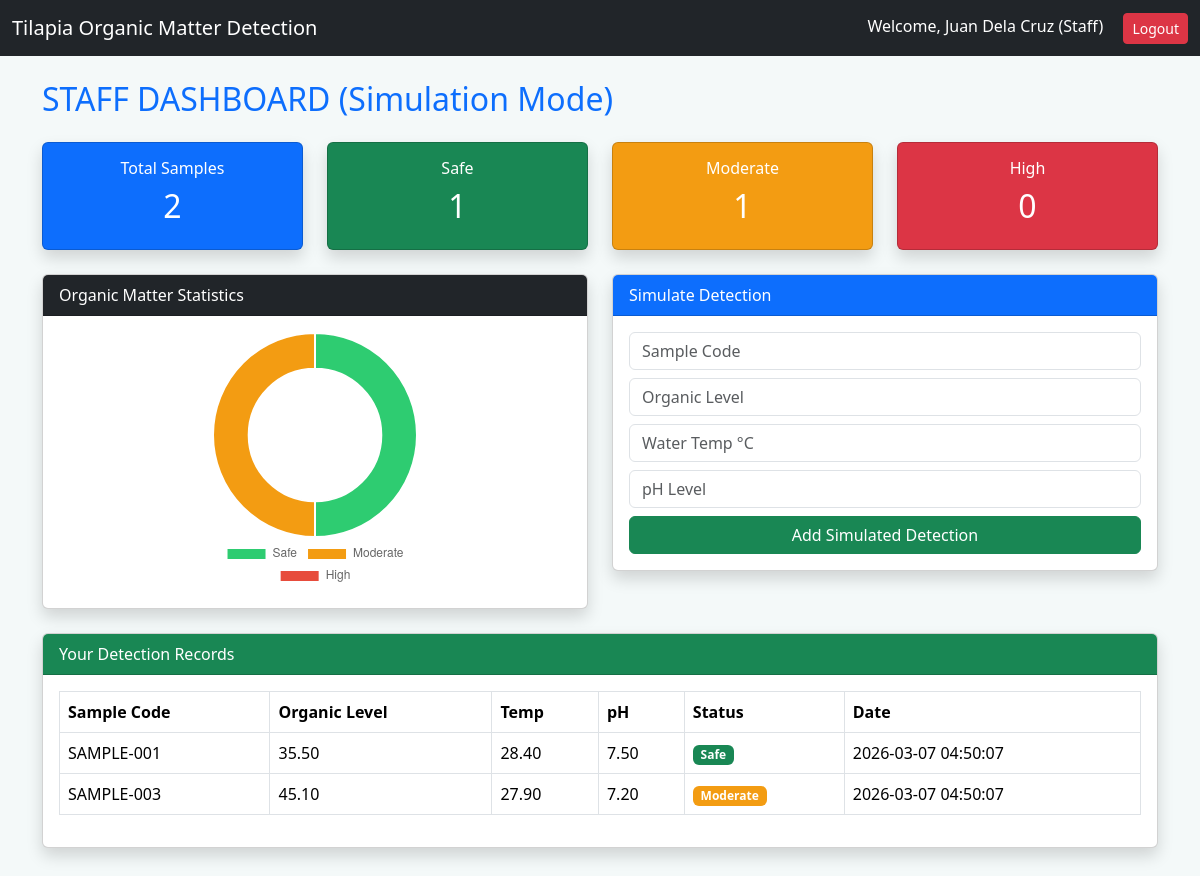
/staff_dashboard.php (signed in), run on the app's committed database.
### tables this page shows
CREATE TABLE users (
    user_id INT AUTO_INCREMENT PRIMARY KEY,
    username VARCHAR(50) NOT NULL UNIQUE,
    password VARCHAR(255) NOT NULL,
    full_name VARCHAR(100),
    role ENUM('admin','manager','staff') DEFAULT 'staff',
    created_at TIMESTAMP DEFAULT CURRENT_TIMESTAMP,
    last_login TIMESTAMP NULL
);

CREATE TABLE detections (
    detection_id INT AUTO_INCREMENT PRIMARY KEY,
    pond_id INT,
    sample_code VARCHAR(50) NOT NULL,
    organic_level DECIMAL(5,2) NOT NULL,
    water_temperature DECIMAL(5,2),
    ph_level DECIMAL(4,2),
    status ENUM('Safe','Moderate','High'),
    created_by INT,
    detected_at TIMESTAMP DEFAULT CURRENT_TIMESTAMP,
    FOREIGN KEY (pond_id) REFERENCES ponds(pond_id),
    FOREIGN KEY (created_by) REFERENCES users(user_id)
);

### staff_dashboard.php (the view, shortened to what this page needs)
<?php
$conn = new mysqli("localhost", "root", "", "organic_tilapia");
$user_id = $_SESSION["user_id"];
$stmt = $conn->prepare("SELECT * FROM users WHERE user_id=?");
$stmt->bind_param("i",$user_id);
$stmt->execute();
$user = $stmt->get_result()->fetch_assoc();
$stmtTotal = $conn->prepare("SELECT COUNT(*) as total FROM detections WHERE created_by=?");
$stmtTotal->bind_param("i",$user_id);
$stmtTotal->execute();
$total = $stmtTotal->get_result()->fetch_assoc()['total'];
$stmtSafe = $conn->prepare("SELECT COUNT(*) as total FROM detections WHERE status='Safe' AND created_by=?");
$stmtSafe->bind_param("i",$user_id);
$stmtSafe->execute();
$safe = $stmtSafe->get_result()->fetch_assoc()['total'];
$stmtModerate = $conn->prepare("SELECT COUNT(*) as total FROM detections WHERE status='Moderate' AND created_by=?");
$stmtModerate->bind_param("i",$user_id);
$stmtModerate->execute();
$moderate = $stmtModerate->get_result()->fetch_assoc()['total'];
$stmtHigh = $conn->prepare("SELECT COUNT(*) as total FROM detections WHERE status='High' AND created_by=?");
$stmtHigh->bind_param("i",$user_id);
$stmtHigh->execute();
$high = $stmtHigh->get_result()->fetch_assoc()['total'];
$stmtLatest = $conn->prepare("SELECT * FROM detections WHERE created_by=? ORDER BY detected_at DESC");
$stmtLatest->bind_param("i",$user_id);
$stmtLatest->execute();
$latest = $stmtLatest->get_result();
?>
<!DOCTYPE html>
<html>
<head>
<link href="https://cdn.jsdelivr.net/npm/bootstrap@5.3.3/dist/css/bootstrap.min.css" rel="stylesheet">
</head>
<body>
<nav class="navbar navbar-dark bg-dark">
<div class="container-fluid">
<span class="navbar-brand">Tilapia Organic Matter Detection</span>
<div>
<span class="text-white me-3">
Welcome, <?php echo htmlspecialchars($user['full_name']); ?> (<?php echo ucfirst($user['role']); ?>)
</span>
<a href="logout.php" class="btn btn-danger btn-sm">Logout</a>
</div>
</div>
</nav>
<div class="container mt-4">
<h2 class="mb-4 text-primary">STAFF DASHBOARD (Simulation Mode)</h2>
<div class="row mb-4">
<div class="col-md-3">
<div class="card text-white bg-primary shadow">
<div class="card-body text-center">
<h6>Total Samples</h6>
<h2><?php echo $total ?></h2>
</div>
</div>
</div>
<div class="col-md-3">
<div class="card text-white bg-success shadow">
<div class="card-body text-center">
<h6>Safe</h6>
<h2><?php echo $safe ?></h2>
</div>
</div>
</div>
<div class="col-md-3">
<div class="card text-white shadow" style="background:#f39c12;">
<div class="card-body text-center">
<h6>Moderate</h6>
<h2><?php echo $moderate ?></h2>
</div>
</div>
</div>
<div class="col-md-3">
<div class="card text-white bg-danger shadow">
<div class="card-body text-center">
<h6>High</h6>
<h2><?php echo $high ?></h2>
</div>
</div>
</div>
</div>
<div class="row mb-4">
<div class="col-md-6">
<div class="card shadow">
<div class="card-header bg-dark text-white">Organic Matter Statistics</div>
<div class="card-body text-center">
<div class="chart-container">
<canvas id="organicChart"></canvas>
</div>
</div>
</div>
</div>
<div class="col-md-6">
<div class="card shadow">
<div class="card-header bg-primary text-white">Simulate Detection</div>
<div class="card-body">
<form method="POST">
<div class="mb-2">
<input type="text" name="sample_code" class="form-control" placeholder="Sample Code" required>
</div>
<div class="mb-2">
<input type="number" name="organic_level" class="form-control" placeholder="Organic Level" required>
</div>
<div class="mb-2">
<input type="number" name="water_temperature" class="form-control" placeholder="Water Temp °C" required>
</div>
<div class="mb-2">
<input type="number" step="0.1" name="ph_level" class="form-control" placeholder="pH Level" required>
</div>
<button type="submit" name="simulate_detection" class="btn btn-success w-100">Add Simulated Detection</button>
</form>
</div>
</div>
</div>
</div>
<div class="card shadow">
<div class="card-header bg-success text-white">Your Detection Records</div>
<div class="card-body" style="max-height:450px; overflow-y:auto;">
<table class="table table-hover table-bordered">
<thead>
<tr>
<th>Sample Code</th>
<th>Organic Level</th>
<th>Temp</th>
<th>pH</th>
<th>Status</th>
<th>Date</th>
</tr>
</thead>
<tbody>
<?php if($latest->num_rows > 0){ ?>
<?php while($row = $latest->fetch_assoc()){ ?>
<tr>
<td><?php echo htmlspecialchars($row['sample_code']); ?></td>
<td><?php echo $row['organic_level']; ?></td>
<td><?php echo $row['water_temperature']; ?></td>
<td><?php echo $row['ph_level']; ?></td>
<td>
<?php if($row['status']=="High"){ ?>
<span class="badge bg-danger">High</span>
<?php }elseif($row['status']=="Moderate"){ ?>
<span class="badge" style="background:#f39c12;">Moderate</span>
<?php }else{ ?>
<span class="badge bg-success">Safe</span>
<?php } ?>
</td>
<td><?php echo $row['detected_at']; ?></td>
</tr>
<?php } ?>
<?php }else{ ?>
<tr>
<td colspan="6" class="text-center text-muted">No records found</td>
</tr>
<?php } ?>
</tbody>
</table>
</div>
</div>
</div>
<script>
const ctx = document.getElementById('organicChart');
new Chart(ctx, {
type:'doughnut',
data:{
labels:['Safe','Moderate','High'],
datasets:[{
data:[<?php echo $safe ?>,<?php echo $moderate ?>,<?php echo $high ?>],
backgroundColor:['#2ecc71','#f39c12','#e74c3c'],
borderWidth:2
}]
},
options:{
responsive:true,
plugins:{legend:{position:'bottom'}},
cutout:'65%'
}
});
</script>
<div style="height:40px;"></div>
</body>
</html>

### staff_dashboard.php (style rules this page uses)
body { background:#f4f9f9; }
.chart-container { width:260px; margin:auto; }

### data on the page
users: full_name "Juan Dela Cruz", role "Staff"
detections: sample_code "SAMPLE-001", organic_level "35.50", water_temperature "28.40", ph_level "7.50", status "Safe", detected_at "2026-03-07 04:50:07"
detections: sample_code "SAMPLE-003", organic_level "45.10", water_temperature "27.90", ph_level "7.20", status "Moderate", detected_at "2026-03-07 04:50:07"

### other printed values
$total "2"
$safe "1"
$moderate "1"
$high "0"
chart data {{ $safe }} 1
chart data {{ $moderate }} 1
chart data {{ $high }} 0
